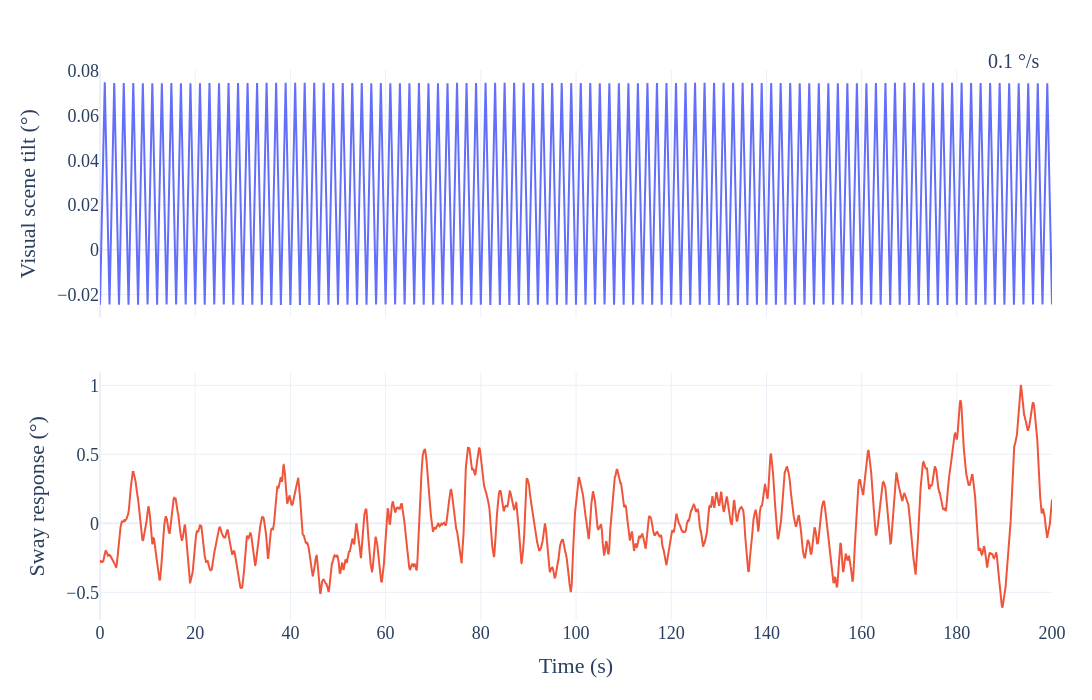

Write notebook code for a chart like this one.
### Markdown cell above
# Time signals for the selected trial

Use the same participant and trial as above. The upper panel shows the stimulus and the lower panel shows the sway response. Cleaned cycles are concatenated, excluding the beginning before the first complete cycle and the incomplete final cycle.

### Code cell
example_y = example_clean_sr.stimulus
example_x = example_clean_sr.response

fig_example = make_subplots(rows=2, cols=1, shared_xaxes=True, vertical_spacing=0.10)
fig_example.add_trace(go.Scatter(x=example_clean_sr.time, y=example_y, mode='lines', showlegend=False), row=1, col=1)
fig_example.add_trace(go.Scatter(x=example_clean_sr.time, y=example_x, mode='lines', showlegend=False), row=2, col=1)
fig_example.update_yaxes(title_text='Visual scene tilt (°)', row=1, col=1)
fig_example.update_yaxes(title_text='Sway response (°)', row=2, col=1)
fig_example.update_xaxes(title_text='Time (s)', row=2, col=1)
fig_example.update_layout(
    template='plotly_white', height=700, width=1100,
    font=dict(family='Times New Roman', size=20),
    margin=dict(l=100, r=40, t=70, b=80),
)
fig_example.add_annotation(
    text='0.1 °/s', x=0.99, y=1.04, xref='paper', yref='paper',
    showarrow=False, xanchor='right', font=dict(family='Times New Roman', size=20),
)
fig_example.update_xaxes(
    tickfont=dict(family='Times New Roman', size=18),
    title_font=dict(family='Times New Roman', size=22),
)
fig_example.update_yaxes(
    tickfont=dict(family='Times New Roman', size=18),
    title_font=dict(family='Times New Roman', size=22),
)
fig_example.show()

### Figure 1 — Plotly figure (JSON) as saved in the notebook; plotly's stock layout.template omitted (floating-point values rounded to 4 significant figures; data arrays with more than 128 entries replaced by an {"elided": "..."} marker saying what was removed)
{"data": [{"mode": "lines", "showlegend": false, "type": "scatter", "x": {"elided": "18000 float values"}, "xaxis": "x", "y": {"elided": "18000 float values"}, "yaxis": "y"}, {"mode": "lines", "showlegend": false, "type": "scatter", "x": {"elided": "18000 float values"}, "xaxis": "x2", "y": {"elided": "18000 float values"}, "yaxis": "y2"}], "layout": {"annotations": [{"font": {"family": "Times New Roman", "size": 20}, "showarrow": false, "text": "0.1 °/s", "x": 0.99, "xanchor": "right", "xref": "paper", "y": 1.04, "yref": "paper"}], "font": {"family": "Times New Roman", "size": 20}, "height": 700, "margin": {"b": 80, "l": 100, "r": 40, "t": 70}, "width": 1100, "xaxis": {"anchor": "y", "domain": [0, 1], "matches": "x2", "showticklabels": false, "tickfont": {"family": "Times New Roman", "size": 18}, "title": {"font": {"family": "Times New Roman", "size": 22}}}, "xaxis2": {"anchor": "y2", "domain": [0, 1], "tickfont": {"family": "Times New Roman", "size": 18}, "title": {"font": {"family": "Times New Roman", "size": 22}, "text": "Time (s)"}}, "yaxis": {"anchor": "x", "domain": [0.55, 1], "tickfont": {"family": "Times New Roman", "size": 18}, "title": {"font": {"family": "Times New Roman", "size": 22}, "text": "Visual scene tilt (°)"}}, "yaxis2": {"anchor": "x2", "domain": [0, 0.45], "tickfont": {"family": "Times New Roman", "size": 18}, "title": {"font": {"family": "Times New Roman", "size": 22}, "text": "Sway response (°)"}}}}
